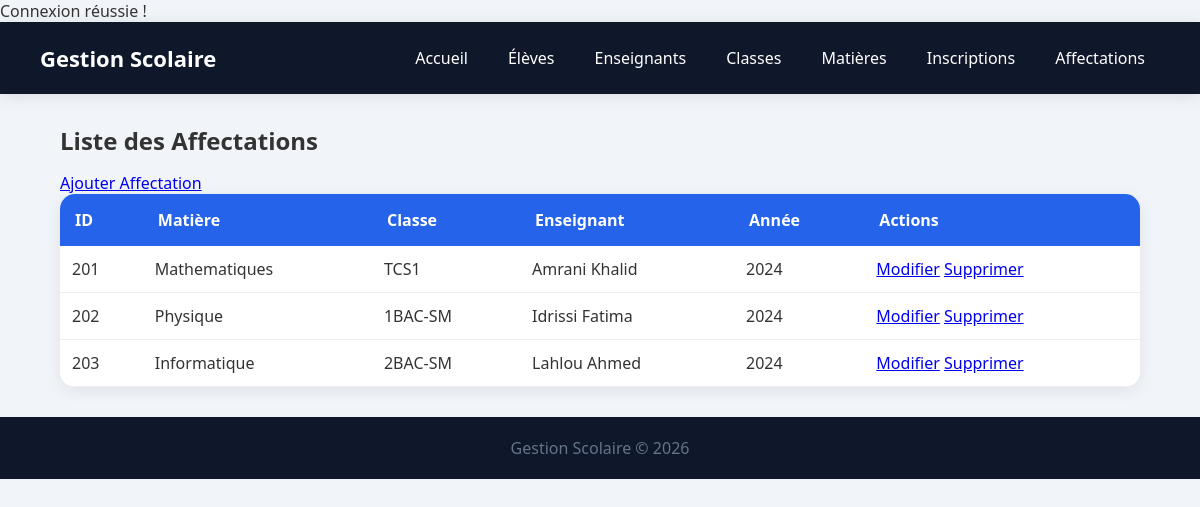
The app's page /affectations/index.php with its own data.
### tables this page shows
CREATE TABLE `affectation` (
  `id_matiere` int(11) NOT NULL,
  `id_classe` int(11) NOT NULL,
  `id_enseignant` int(11) NOT NULL,
  `id_AFFECTATION` int(11) DEFAULT NULL,
  `annee_scolaire` int(11) NOT NULL
);

CREATE TABLE `matiere` (
  `id_matiere` int(11) NOT NULL,
  `nom_matiere` varchar(50) DEFAULT NULL
);

CREATE TABLE `classe` (
  `id_classe` int(11) NOT NULL,
  `nom_classe` varchar(50) DEFAULT NULL,
  `niveau` varchar(50) DEFAULT NULL,
  `capacite_max` varchar(50) DEFAULT NULL
);

CREATE TABLE `enseignant` (
  `id_enseignant` int(11) NOT NULL,
  `nom` varchar(50) DEFAULT NULL,
  `prenom` varchar(50) DEFAULT NULL,
  `email` varchar(50) DEFAULT NULL,
  `telephone` varchar(50) DEFAULT NULL
);

### affectations/index.php (the view)
<?php
require_once "../config.php";
include "../includes/header.php";
include "../includes/navbar.php";
$sql = "SELECT a.id_AFFECTATION,
               m.nom_matiere,
               c.nom_classe,
               e.nom,
               e.prenom,
               a.annee_scolaire
        FROM affectation a
        INNER JOIN matiere m ON a.id_matiere = m.id_matiere
        INNER JOIN classe c ON a.id_classe = c.id_classe
        INNER JOIN enseignant e ON a.id_enseignant = e.id_enseignant";
$stmt = $pdo->query($sql);
?>
<h2>Liste des Affectations</h2>
<a href="ajouter.php">Ajouter Affectation</a>
<table>
<tr>
    <th>ID</th>
    <th>Matière</th>
    <th>Classe</th>
    <th>Enseignant</th>
    <th>Année</th>
    <th>Actions</th>
</tr>
<?php while($row = $stmt->fetch(PDO::FETCH_ASSOC)): ?>
<tr>
    <td><?= htmlspecialchars($row['id_AFFECTATION']) ?></td>
    <td><?= htmlspecialchars($row['nom_matiere']) ?></td>
    <td><?= htmlspecialchars($row['nom_classe']) ?></td>
    <td><?= htmlspecialchars($row['nom']." ".$row['prenom']) ?></td>
    <td><?= htmlspecialchars($row['annee_scolaire']) ?></td>
    <td>
        <a href="modifier.php?id=<?= $row['id_AFFECTATION'] ?>">Modifier</a>
        <a href="supprimer.php?id=<?= $row['id_AFFECTATION'] ?>" onclick="return confirm('Supprimer ?')">Supprimer</a>
    </td>
</tr>
<?php endwhile; ?>
</table>
<?php include "../includes/footer.php"; ?>

### includes/header.php (shortened to what this page needs)
<!DOCTYPE html>
<html lang="fr">
<head>
    <link rel="stylesheet" href="style.css">
<link rel="stylesheet" href="/SCHOOL/style.css">
</head>
<body>
<div class="wrapper">

### includes/navbar.php
<nav class="navbar">
    <div class="logo">
        Gestion Scolaire
    </div>
    <div class="menu">
        <a href="/SCHOOL/index.php">Accueil</a>
        <a href="/SCHOOL/eleves/index.php">Élèves</a>
        <a href="/SCHOOL/enseignants/index.php">Enseignants</a>
        <a href="/SCHOOL/classes/index.php">Classes</a>
        <a href="/SCHOOL/matieres/index.php">Matières</a>
        <a href="/SCHOOL/inscriptions/index.php">Inscriptions</a>
        <a href="/SCHOOL/affectations/index.php">Affectations</a>
    </div>
</nav>
<div class="container">

### includes/footer.php
</div>
<footer>
    <p>Gestion Scolaire © 2026</p>
</footer>
</div>
</body>
</html>

### style.css (style rules this page uses)
* { margin:0; padding:0; box-sizing:border-box; }
body { font-family:'Segoe UI',sans-serif; background:#f1f5f9; color:#333; }
.navbar { background:#0f172a; display:flex; justify-content:space-between; align-items:center; padding:15px 40px; box-shadow:0 2px 15px rgba(0,0,0,.1); }
.logo { color:white; font-size:22px; font-weight:bold; }
.menu { display:flex; gap:10px; flex-wrap:wrap; }
.menu a { color:white; text-decoration:none; padding:10px 15px; border-radius:8px; transition:.3s; }
.container { width:90%; max-width:1200px; margin:30px auto; }
h2 { margin-bottom:15px; }
p { color:#64748b; }
table { width:100%; border-collapse:collapse; background:white; border-radius:15px; overflow:hidden; box-shadow:0 4px 15px rgba(0,0,0,.08); }
th { background:#2563eb; color:white; padding:15px; text-align:left; }
td { padding:12px; border-bottom:1px solid #eee; }
footer { margin-top:340-px; background:#0f172a; color:white; text-align:center; padding:20px; }

### records on screen
affectation: id_AFFECTATION "201", id_matiere.nom_matiere "Mathematiques", id_classe.nom_classe "TCS1", id_enseignant.prenom "Amrani Khalid", annee_scolaire "2024"
affectation: id_AFFECTATION "202", id_matiere.nom_matiere "Physique", id_classe.nom_classe "1BAC-SM", id_enseignant.prenom "Idrissi Fatima", annee_scolaire "2024"
affectation: id_AFFECTATION "203", id_matiere.nom_matiere "Informatique", id_classe.nom_classe "2BAC-SM", id_enseignant.prenom "Lahlou Ahmed", annee_scolaire "2024"
